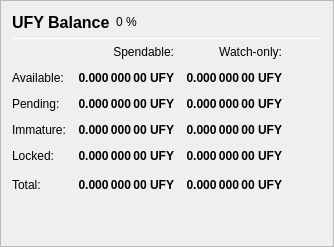
                   <widget class="QFrame" name="frame_Balances">
                    <property name="frameShape">
                     <enum>QFrame::StyledPanel</enum>
                    </property>
                    <property name="frameShadow">
                     <enum>QFrame::Raised</enum>
                    </property>
                    <layout class="QVBoxLayout" name="verticalLayout_4">
                     <item>
                      <layout class="QHBoxLayout" name="horizontalLayout_4">
                       <item>
                        <widget class="QLabel" name="label_5">
                         <property name="minimumSize">
                          <size>
                           <width>0</width>
                           <height>20</height>
                          </size>
                         </property>
                         <property name="font">
                          <font>
                           <pointsize>12</pointsize>
                           <weight>75</weight>
                           <bold>true</bold>
                          </font>
                         </property>
                         <property name="text">
                          <string>UFY Balance</string>
                         </property>
                        </widget>
                       </item>
                       <item>
                        <widget class="QLabel" name="labelUFYPercent">
                         <property name="text">
                          <string notr="true">0 %</string>
                         </property>
                        </widget>
                       </item>
                       <item>
                        <spacer name="horizontalSpacer_3">
                         <property name="orientation">
                          <enum>Qt::Horizontal</enum>
                         </property>
                         <property name="sizeHint" stdset="0">
                          <size>
                           <width>40</width>
                           <height>20</height>
                          </size>
                         </property>
                        </spacer>
                       </item>
                      </layout>
                     </item>
                     <item>
                      <widget class="Line" name="line_Balance">
                       <property name="minimumSize">
                        <size>
                         <width>0</width>
                         <height>1</height>
                        </size>
                       </property>
                       <property name="maximumSize">
                        <size>
                         <width>16777215</width>
                         <height>1</height>
                        </size>
                       </property>
                       <property name="orientation">
                        <enum>Qt::Horizontal</enum>
                       </property>
                      </widget>
                     </item>
                     <item>
                      <layout class="QGridLayout" name="gridLayout">
                       <property name="spacing">
                        <number>12</number>
                       </property>
                       <item row="0" column="1">
                        <widget class="QLabel" name="labelSpendable">
                         <property name="text">
                          <string>Spendable:</string>
                         </property>
                         <property name="alignment">
                          <set>Qt::AlignRight|Qt::AlignTrailing|Qt::AlignVCenter</set>
                         </property>
                        </widget>
                       </item>
                       <item row="0" column="2">
                        <widget class="QLabel" name="labelWatchonly">
                         <property name="text">
                          <string>Watch-only:</string>
                         </property>
                         <property name="alignment">
                          <set>Qt::AlignRight|Qt::AlignTrailing|Qt::AlignVCenter</set>
                         </property>
                        </widget>
                       </item>
                       <item row="1" column="0">
                        <widget class="QLabel" name="labelBalanceText">
                         <property name="text">
                          <string>Available:</string>
                         </property>
                        </widget>
                       </item>
                       <item row="1" column="1">
                        <widget class="QLabel" name="labelBalance">
                         <property name="font">
                          <font>
                           <weight>75</weight>
                           <bold>true</bold>
                          </font>
                         </property>
                         <property name="cursor">
                          <cursorShape>IBeamCursor</cursorShape>
                         </property>
                         <property name="toolTip">
                          <string>Your current spendable balance</string>
                         </property>
                         <property name="text">
                          <string notr="true">0.000 000 00 UFY</string>
                         </property>
                         <property name="alignment">
                          <set>Qt::AlignRight|Qt::AlignTrailing|Qt::AlignVCenter</set>
                         </property>
                         <property name="textInteractionFlags">
                          <set>Qt::LinksAccessibleByMouse|Qt::TextSelectableByKeyboard|Qt::TextSelectableByMouse</set>
                         </property>
                        </widget>
                       </item>
                       <item row="1" column="2">
                        <widget class="QLabel" name="labelWatchAvailable">
                         <property name="font">
                          <font>
                           <weight>75</weight>
                           <bold>true</bold>
                          </font>
                         </property>
                         <property name="cursor">
                          <cursorShape>IBeamCursor</cursorShape>
                         </property>
                         <property name="toolTip">
                          <string>Your current balance in watch-only addresses</string>
                         </property>
                         <property name="text">
                          <string notr="true">0.000 000 00 UFY</string>
                         </property>
                         <property name="alignment">
                          <set>Qt::AlignRight|Qt::AlignTrailing|Qt::AlignVCenter</set>
                         </property>
                         <property name="textInteractionFlags">
                          <set>Qt::LinksAccessibleByMouse|Qt::TextSelectableByKeyboard|Qt::TextSelectableByMouse</set>
                         </property>
                        </widget>
                       </item>
                       <item row="2" column="0">
                        <widget class="QLabel" name="labelPendingText">
                         <property name="text">
                          <string>Pending:</string>
                         </property>
                        </widget>
                       </item>
                       <item row="2" column="1">
                        <widget class="QLabel" name="labelUnconfirmed">
                         <property name="font">
                          <font>
                           <weight>75</weight>
                           <bold>true</bold>
                          </font>
                         </property>
                         <property name="cursor">
                          <cursorShape>IBeamCursor</cursorShape>
                         </property>
                         <property name="toolTip">
                          <string>Total of transactions that have yet to be confirmed, and do not yet count toward the spendable balance</string>
                         </property>
                         <property name="text">
                          <string notr="true">0.000 000 00 UFY</string>
                         </property>
                         <property name="alignment">
                          <set>Qt::AlignRight|Qt::AlignTrailing|Qt::AlignVCenter</set>
                         </property>
                         <property name="textInteractionFlags">
                          <set>Qt::LinksAccessibleByMouse|Qt::TextSelectableByKeyboard|Qt::TextSelectableByMouse</set>
                         </property>
                        </widget>
                       </item>
                       <item row="2" column="2">
                        <widget class="QLabel" name="labelWatchPending">
                         <property name="font">
                          <font>
                           <weight>75</weight>
                           <bold>true</bold>
                          </font>
                         </property>
                         <property name="cursor">
                          <cursorShape>IBeamCursor</cursorShape>
                         </property>
                         <property name="toolTip">
                          <string>Unconfirmed transactions to watch-only addresses</string>
                         </property>
                         <property name="text">
                          <string notr="true">0.000 000 00 UFY</string>
                         </property>
                         <property name="alignment">
                          <set>Qt::AlignRight|Qt::AlignTrailing|Qt::AlignVCenter</set>
                         </property>
                         <property name="textInteractionFlags">
                          <set>Qt::LinksAccessibleByMouse|Qt::TextSelectableByKeyboard|Qt::TextSelectableByMouse</set>
                         </property>
                        </widget>
                       </item>
                       <item row="3" column="0">
                        <widget class="QLabel" name="labelImmatureText">
                         <property name="text">
                          <string>Immature:</string>
                         </property>
                        </widget>
                       </item>
                       <item row="3" column="1">
                        <widget class="QLabel" name="labelImmature">
                         <property name="font">
                          <font>
                           <weight>75</weight>
                           <bold>true</bold>
                          </font>
                         </property>
                         <property name="cursor">
                          <cursorShape>IBeamCursor</cursorShape>
                         </property>
                         <property name="toolTip">
                          <string>Staked or masternode rewards that has not yet matured</string>
                         </property>
                         <property name="text">
                          <string notr="true">0.000 000 00 UFY</string>
                         </property>
                         <property name="alignment">
                          <set>Qt::AlignRight|Qt::AlignTrailing|Qt::AlignVCenter</set>
                         </property>
                         <property name="textInteractionFlags">
                          <set>Qt::LinksAccessibleByMouse|Qt::TextSelectableByKeyboard|Qt::TextSelectableByMouse</set>
                         </property>
                        </widget>
                       </item>
                       <item row="3" column="2">
                        <widget class="QLabel" name="labelWatchImmature">
                         <property name="font">
                          <font>
                           <weight>75</weight>
                           <bold>true</bold>
                          </font>
                         </property>
                         <property name="cursor">
                          <cursorShape>IBeamCursor</cursorShape>
                         </property>
                         <property name="toolTip">
                          <string>Staked or masternode rewards in watch-only addresses that has not yet matured</string>
                         </property>
                         <property name="text">
                          <string notr="true">0.000 000 00 UFY</string>
                         </property>
                         <property name="alignment">
                          <set>Qt::AlignRight|Qt::AlignTrailing|Qt::AlignVCenter</set>
                         </property>
                         <property name="textInteractionFlags">
                          <set>Qt::LinksAccessibleByMouse|Qt::TextSelectableByKeyboard|Qt::TextSelectableByMouse</set>
                         </property>
                        </widget>
                       </item>
                       <item row="4" column="0">
                        <widget class="QLabel" name="labelLockedBalanceText">
                         <property name="toolTip">
                          <string>Locked UFY or Masternode collaterals. These are excluded from zUFY minting.</string>
                         </property>
                         <property name="text">
                          <string>Locked:</string>
                         </property>
                        </widget>
                       </item>
                       <item row="4" column="1">
                        <widget class="QLabel" name="labelLockedBalance">
                         <property name="font">
                          <font>
                           <weight>75</weight>
                           <bold>true</bold>
                          </font>
                         </property>
                         <property name="cursor">
                          <cursorShape>IBeamCursor</cursorShape>
                         </property>
                         <property name="toolTip">
                          <string>Locked UFY or Masternode collaterals. These are excluded from zUFY minting.</string>
                         </property>
                         <property name="text">
                          <string notr="true">0.000 000 00 UFY</string>
                         </property>
                         <property name="alignment">
                          <set>Qt::AlignRight|Qt::AlignTrailing|Qt::AlignVCenter</set>
                         </property>
                         <property name="textInteractionFlags">
                          <set>Qt::LinksAccessibleByMouse|Qt::TextSelectableByKeyboard|Qt::TextSelectableByMouse</set>
                         </property>
                        </widget>
                       </item>
                       <item row="4" column="2">
                        <widget class="QLabel" name="labelWatchLocked">
                         <property name="font">
                          <font>
                           <weight>75</weight>
                           <bold>true</bold>
                          </font>
                         </property>
                         <property name="cursor">
                          <cursorShape>IBeamCursor</cursorShape>
                         </property>
                         <property name="toolTip">
                          <string>Current locked balance in watch-only addresses</string>
                         </property>
                         <property name="text">
                          <string notr="true">0.000 000 00 UFY</string>
                         </property>
                         <property name="alignment">
                          <set>Qt::AlignRight|Qt::AlignTrailing|Qt::AlignVCenter</set>
                         </property>
                         <property name="textInteractionFlags">
                          <set>Qt::LinksAccessibleByMouse|Qt::TextSelectableByKeyboard|Qt::TextSelectableByMouse</set>
                         </property>
                        </widget>
                       </item>
                       <item row="5" column="0">
                        <widget class="QLabel" name="labelTotalText">
                         <property name="toolTip">
                          <string>Your current UnifyCoin balance, unconfirmed and immature transactions included</string>
                         </property>
                         <property name="text">
                          <string>Total:</string>
                         </property>
                        </widget>
                       </item>
                       <item row="5" column="1">
                        <widget class="QLabel" name="labelTotal">
                         <property name="font">
                          <font>
                           <weight>75</weight>
                           <bold>true</bold>
                          </font>
                         </property>
                         <property name="cursor">
                          <cursorShape>IBeamCursor</cursorShape>
                         </property>
                         <property name="toolTip">
                          <string>Your current UnifyCoin balance, unconfirmed and immature transactions included</string>
                         </property>
                         <property name="text">
                          <string notr="true">0.000 000 00 UFY</string>
                         </property>
                         <property name="alignment">
                          <set>Qt::AlignRight|Qt::AlignTrailing|Qt::AlignVCenter</set>
                         </property>
                         <property name="textInteractionFlags">
                          <set>Qt::LinksAccessibleByMouse|Qt::TextSelectableByKeyboard|Qt::TextSelectableByMouse</set>
                         </property>
                        </widget>
                       </item>
                       <item row="5" column="2">
                        <widget class="QLabel" name="labelWatchTotal">
                         <property name="font">
                          <font>
                           <weight>75</weight>
                           <bold>true</bold>
                          </font>
                         </property>
                         <property name="cursor">
                          <cursorShape>IBeamCursor</cursorShape>
                         </property>
                         <property name="toolTip">
                          <string>Current total balance in watch-only addresses</string>
                         </property>
                         <property name="text">
                          <string notr="true">0.000 000 00 UFY</string>
                         </property>
                         <property name="alignment">
                          <set>Qt::AlignRight|Qt::AlignTrailing|Qt::AlignVCenter</set>
                         </property>
                         <property name="textInteractionFlags">
                          <set>Qt::LinksAccessibleByMouse|Qt::TextSelectableByKeyboard|Qt::TextSelectableByMouse</set>
                         </property>
                        </widget>
                       </item>
                       <item row="5" column="3">
                        <spacer name="horizontalSpacer_9">
                         <property name="orientation">
                          <enum>Qt::Horizontal</enum>
                         </property>
                         <property name="sizeHint" stdset="0">
                          <size>
                           <width>40</width>
                           <height>20</height>
                          </size>
                         </property>
                        </spacer>
                       </item>
                      </layout>
                     </item>
                     <item>
                      <spacer name="verticalSpacer_3">
                       <property name="orientation">
                        <enum>Qt::Vertical</enum>
                       </property>
                       <property name="sizeHint" stdset="0">
                        <size>
                         <width>20</width>
                         <height>40</height>
                        </size>
                       </property>
                      </spacer>
                     </item>
                    </layout>
                   </widget>
